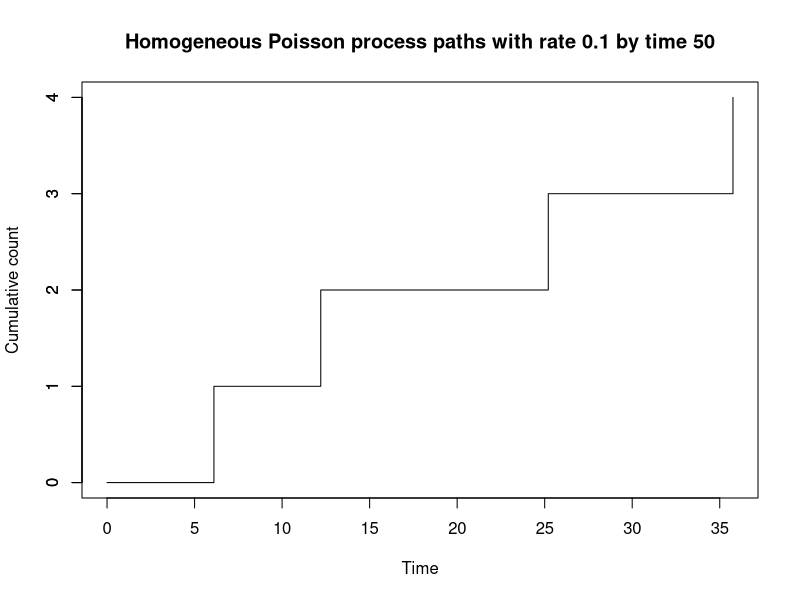
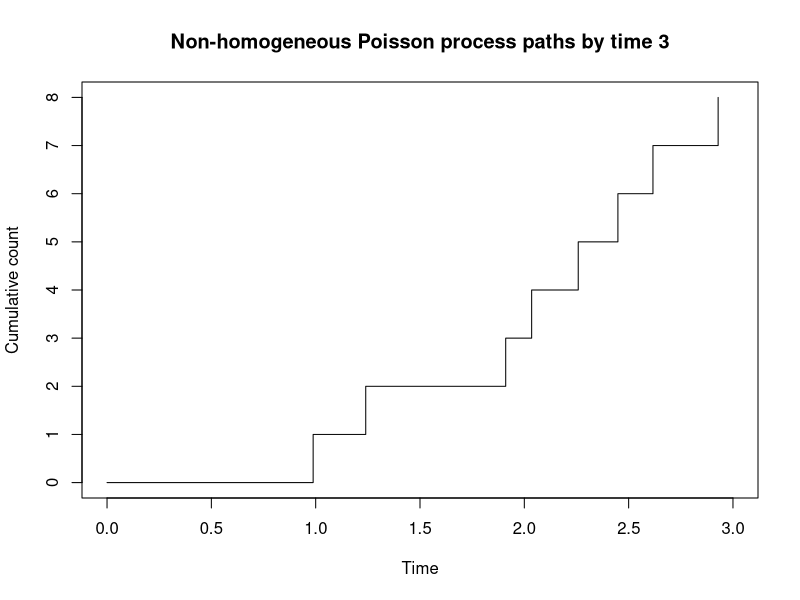
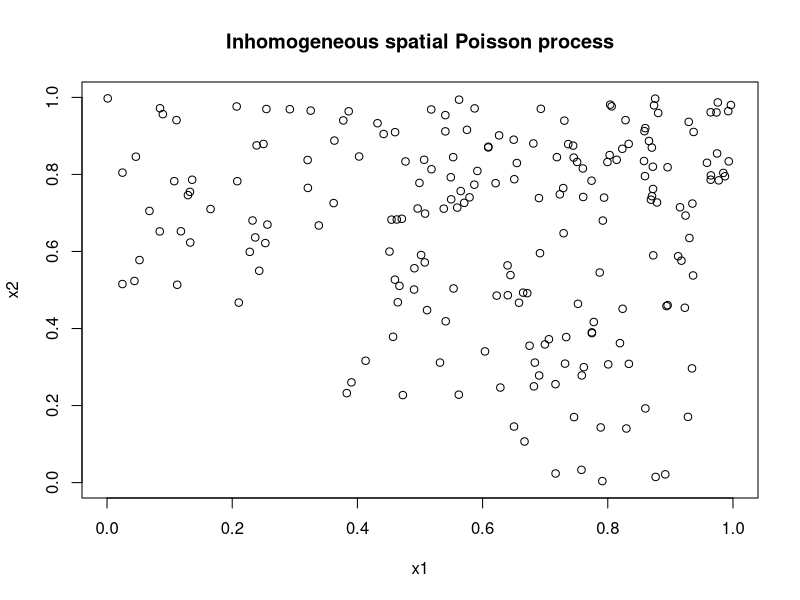
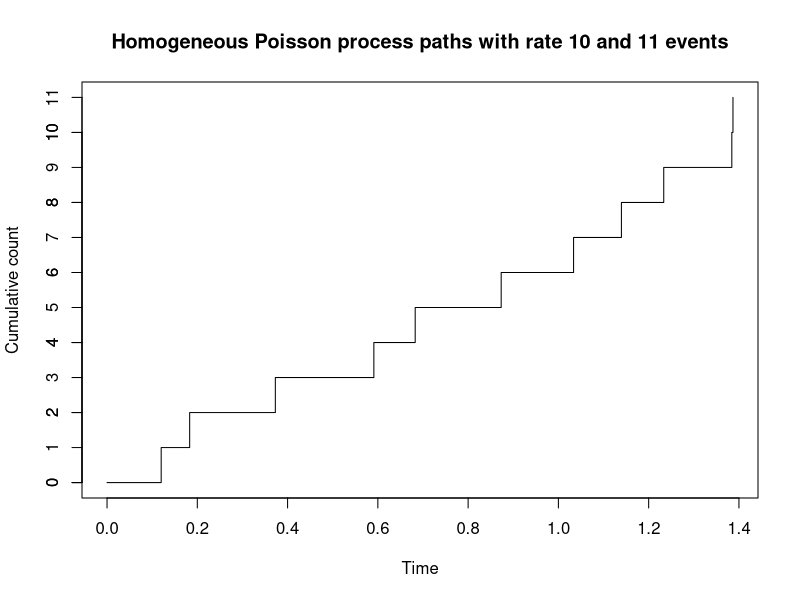

Here is the R script that generated these plots, in order:
## simulate a homogeneous Poisson process by time T_end ---------------
## interval times are independent exponential(lambda) 


# number of paths
n <- 1
# rate
lambda <- 0.1
# the end time
Tmax <- 50
# draw N independent times X ~ exp(lambda) when the
# total time is less than the end time
X <- c()
for(j in 1:n){
  total_time <- 0
  times <- 0
  while(TRUE){
    this.time <- rexp(1, rate = lambda)
    total_time <- total_time + this.time
    if (total_time > Tmax) break
    times <- c(times, total_time)
  }
  index.path <- rep(j, length(times))
  X <- rbind(X, cbind(index.path, times))
}

# find the number of the most frequent event
freq <- table(X[,1])
y.max <- freq[which.max(freq)]

plot(x = X[X[,1]==1, 2], y = 0:(sum(X[,1]==1)-1), type = "s",
     xlim = c(0, max(X[, 2])), ylim = c(0, y.max-1),
     xlab = "Time", ylab = "Cumulative count",
     main = paste("Homogeneous Poisson process paths with rate", lambda,
                  "by time", Tmax))
axis(2, at = 0:(y.max-1))
if(n > 1){
  for(j in 2:n){
    lines(x = X[X[,1]==j, 2], y = 0:(sum(X[,1]==j)-1), type = "s", col = j)
  }
}






## simulate an inhomogeneous 1-dim Poisson process -----------------------
## using thinning
## reference: Lewis and Shedler, 1979. Simulation of nonhomogeneous 
## poisson processes by thinning

# number of paths
n <- 1
# maximum time
Tmax <- 3
# intensity function, where t is one-dimensional
lambda <- function(t) 0.5*t^2 + t 
# dominating homogeneous poisson intensity
lamstar <- optimize(lambda, interval=c(0, Tmax), maximum=TRUE)$objective

X <- c()
for(j in 1:n){
  total_time <- 0
  times <- 0
  while(TRUE){
    # simulate a time from homogeneous pp with lamstar
    this.time <- rexp(1, rate = lamstar) 
    total_time <- total_time + this.time
    if (total_time > Tmax) break else{ # stop if maximum time is exceeded
      # otherwise accept the intensity function value with 
      # probability lambda(total_time) / lamstar
      if (runif(1, 0, 1) <= lambda(total_time)/lamstar){ 
        times <- c(times, total_time)
      }
    }
  }
  index.path <- rep(j, length(times))
  X <- rbind(X, cbind(index.path, times))
}

# find the number of the most frequent event
freq <- table(X[,1])
y.max <- freq[which.max(freq)]

plot(x = X[X[,1]==1, 2], y = 0:(sum(X[,1]==1)-1), type = "s",
     xlim = c(0, Tmax), ylim = c(0, y.max-1), yaxt="n",
     xlab = "Time", ylab = "Cumulative count",
     main = paste("Non-homogeneous Poisson process paths", 
                  "by time", Tmax))
axis(2, at = 0:(y.max-1))
if(n > 1){
  for(j in 2:n){
    lines(x = X[X[,1]==j, 2], y = 0:(sum(X[,1]==j)-1), type = "s", col = j)
  }
}











## simulate an inhomogeneous 2-dim Poisson process -----------------------
## based on Tim Johnson's note on Spatial Point Processes 
## but the note on simulating a pp at the bottm of page 4 is misleading


# 1. Define an upper bound λmax for the intensity function λ(s, t).
# 2. Simulate a homogeneous Poisson process with intensity λmax.
# 3. “Thin” the simulated process as follows,
# (a) Compute p = λ(s, t)/λmax for each point (s, t) of the homogeneous 
# Poisson process.
# (b) Generate a sample u from the uniform distribution on (0, 1).
# (c) Retain the locations for which u ≤ p.
# reference: https://people.smp.uq.edu.au/DirkKroese/ps/MCSpatial.pdf

# x = (x1, x2)

lambda <- function(x) (300*(x[,1]^2 + x[,2]^2))
lamstar <- 600
N <- rpois(1, lamstar)
x <- matrix(runif(N*2, 0, 1), ncol = 2)
ind <- which(runif(N) < lambda(x) / lamstar)
xa <- x[ind, ]
xa <- matrix(xa, ncol = 2)
plot(xa[,1], xa[,2], 
     xlab = "x1", ylab = "x2", 
     main = paste("Inhomogeneous spatial Poisson process"),
     xlim = c(0,1), ylim = c(0,1))







## simulate a homogeneous Poisson process with a fixed number of events --------
## interval times are independent exponential(lambda) 

# number of paths
n <- 1
# number of events
N <- 11
# rate
lambda <- 10
# draw N independent times X ~ exp(lambda)
X <- c()
for(j in 1:n){
  times <- rexp(N, rate = lambda)
  cum.times <- c(0, cumsum(times))
  index.path <- rep(j, N+1)
  X <- rbind(X, cbind(index.path, cum.times))
}

plot(x = X[X[,1]==1, 2], y = 0:N, type = "s",
     xlim = c(0, max(X[, 2])), ylim = c(0, N),
     xlab = "Time", ylab = "Cumulative count",
     main = paste("Homogeneous Poisson process paths with rate", lambda,
                  "and", N, "events"))
axis(2, at = 0:N)
if(n > 1){
  for(j in 2:n){
    lines(x = X[X[,1]==j, 2], y = 1:N, type = "s")
  }
}


